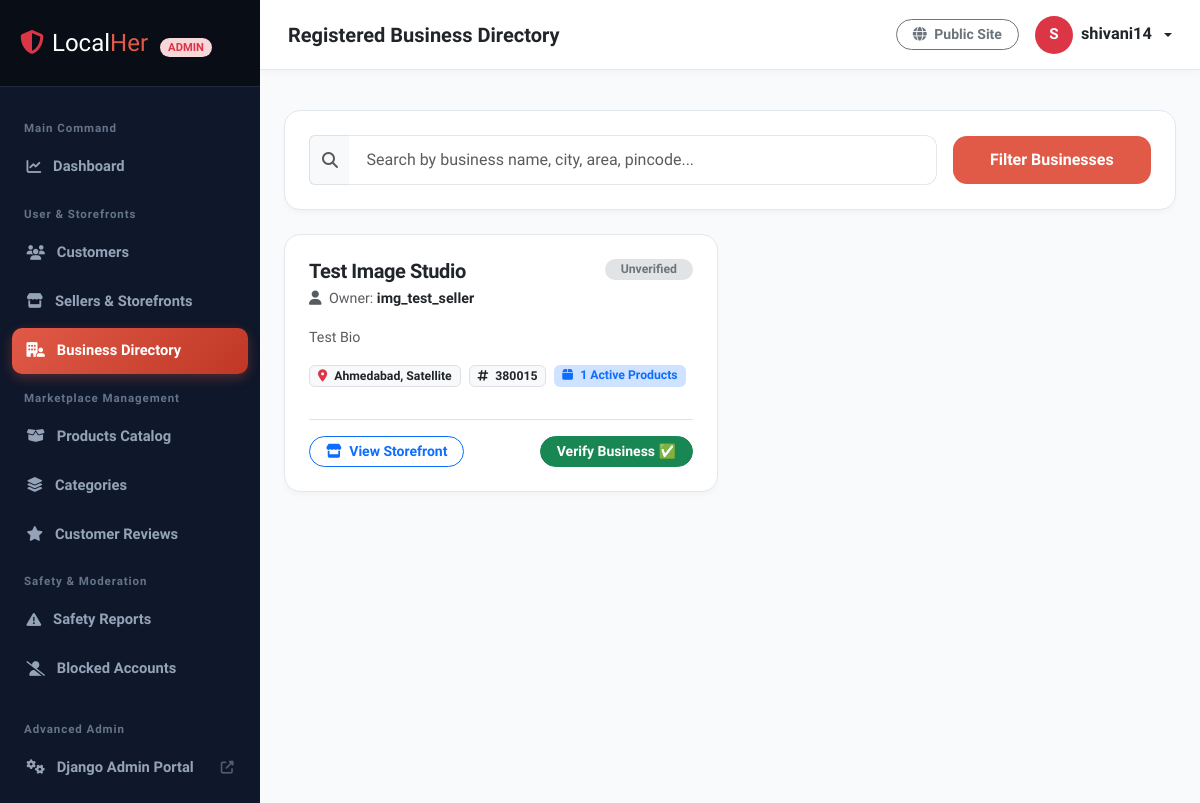
The page /localher-admin/businesses/ (signed in) on the database as committed earlier.
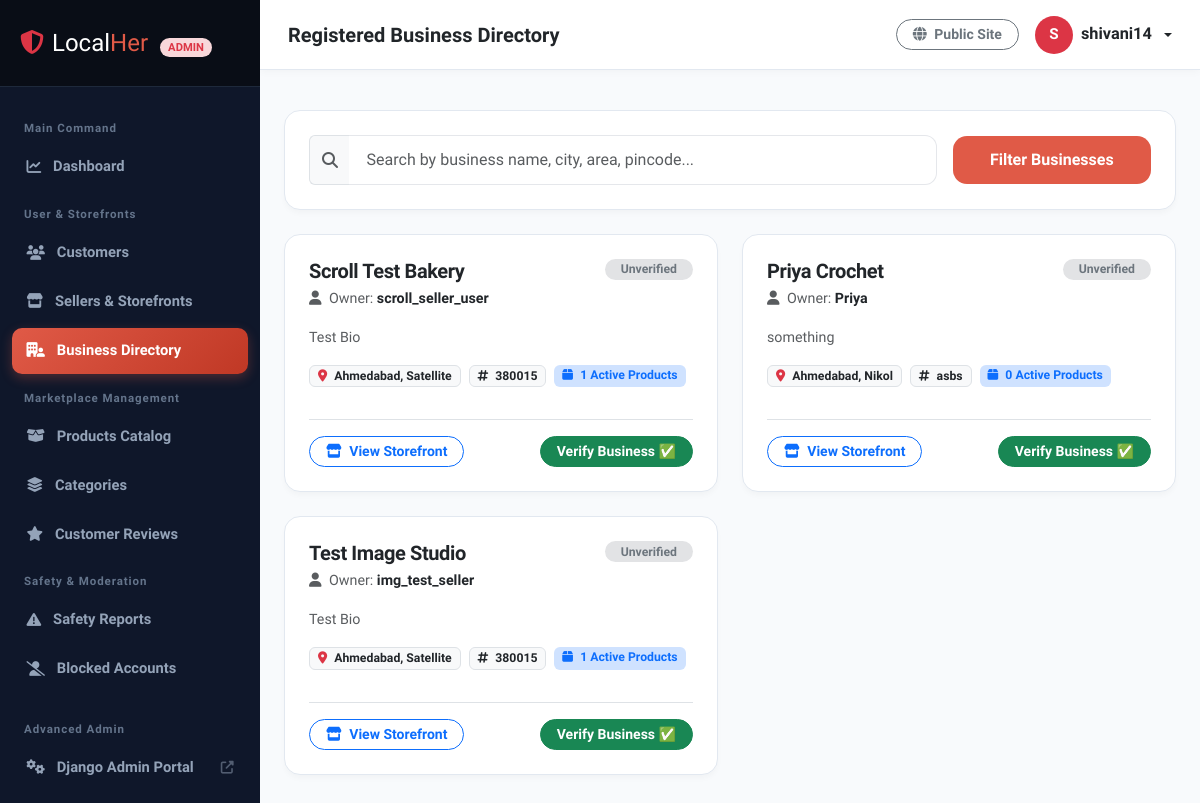
The same page on the database as committed later.
### accounts/models.py (models this page shows, shortened)
class SellerProfile(models.Model):
    user = models.OneToOneField(User, on_delete=models.CASCADE, related_name='seller_profile')
    business_name = models.CharField(max_length=200)
    slug = models.SlugField(max_length=220, unique=True, blank=True)
    bio = models.TextField(blank=True, help_text="Short description of your business and story.")
    cover_image = models.ImageField(upload_to='profiles/sellers/covers/', blank=True, null=True)
    whatsapp_number = models.CharField(max_length=15, blank=True, help_text="WhatsApp number for direct customer orders/inquiries.")
    address = models.TextField(blank=True)
    city = models.CharField(max_length=100)
    area = models.CharField(max_length=100)
    pincode = models.CharField(max_length=10)
    is_verified = models.BooleanField(default=False, help_text="Admin verification badge for trust.")
    created_at = models.DateTimeField(auto_now_add=True)
    updated_at = models.DateTimeField(auto_now=True)

class User(AbstractUser):
    phone_number = models.CharField(max_length=15, blank=True, help_text="Contact phone number")
    is_seller = models.BooleanField(default=False, help_text="Designates whether the user runs a business on LocalHer.")
    city = models.CharField(max_length=100, blank=True)
    area = models.CharField(max_length=100, blank=True)
    pincode = models.CharField(max_length=10, blank=True)
    profile_picture = models.ImageField(upload_to='profiles/users/', blank=True, null=True)

### admin_dashboard/views.py (the view, shortened to what this page needs)
# urls.py: path('businesses/', views.businesses_list, name='businesses'),
@superuser_required
def businesses_list(request):
    query = request.GET.get('q', '').strip()
    businesses = SellerProfile.objects.select_related('user').annotate(
        product_count=Count('products')
    ).order_by('-created_at')
    context = {
        'businesses': businesses,
        'query': query,
    }
    return render(request, 'admin_dashboard/businesses.html', context)

### orders/context_processors.py (called while the page is built)
def cart_processor(request):
    if request.user.is_authenticated:
        cart_count = CartItem.objects.filter(user=request.user).count()
        favorite_ids = set(Favorite.objects.filter(user=request.user).values_list('product_id', flat=True))
    else:
        cart_count = 0
        favorite_ids = set()
    return {
        'cart_count': cart_count,
        'user_favorite_product_ids': favorite_ids,
    }

### templates/admin_dashboard/businesses.html (shortened to what this page needs)
{% extends 'admin_dashboard/base_admin.html' %}
{% block page_heading %}Registered Business Directory{% endblock %}
{% block content %}
<div class="lh-admin-card p-4 mb-4">
    <form method="GET" action="" class="row g-3 align-items-center">
        <div class="col-md-9">
            <div class="input-group">
                <span class="input-group-text bg-light border-end-0"><i class="fa-solid fa-magnifying-glass text-muted"></i></span>
                <input type="text" name="q" value="{{ query }}" class="form-control border-start-0" placeholder="Search by business name, city, area, pincode...">
            </div>
        </div>
        <div class="col-md-3">
            <button type="submit" class="btn btn-lh-accent w-100 fw-semibold">Filter Businesses</button>
        </div>
    </form>
</div>
<div class="row g-4">
    {% for biz in businesses %}
    <div class="col-lg-6">
        <div class="lh-admin-card p-4 h-100 d-flex flex-column justify-content-between">
            <div>
                <div class="d-flex align-items-start justify-content-between mb-3">
                    <div>
                        <h5 class="fw-bold text-dark mb-1">{{ biz.business_name }}</h5>
                        <div class="small text-muted"><i class="fa-solid fa-user me-1"></i> Owner: <strong class="text-dark">{{ biz.user.username }}</strong></div>
                    </div>
                    {% if biz.is_verified %}
                        <span class="badge bg-success-subtle text-success border border-success-subtle px-3 py-1.5 rounded-pill fw-semibold"><i class="fa-solid fa-circle-check me-1"></i> Verified</span>
                    {% else %}
                        <span class="badge bg-secondary-subtle text-secondary px-3 py-1.5 rounded-pill fw-semibold">Unverified</span>
                    {% endif %}
                </div>
                <p class="small text-muted mb-3 leading-relaxed">
                    {{ biz.bio|default:"No business description provided."|truncatewords:25 }}
                </p>
                <div class="d-flex flex-wrap gap-2 mb-3">
                    <span class="badge bg-light text-dark border px-2.5 py-1.5 rounded-2"><i class="fa-solid fa-location-dot text-danger me-1"></i> {{ biz.city }}, {{ biz.area }}</span>
                    <span class="badge bg-light text-dark border px-2.5 py-1.5 rounded-2"><i class="fa-solid fa-hashtag me-1"></i> {{ biz.pincode }}</span>
                    <span class="badge bg-primary-subtle text-primary px-2.5 py-1.5 rounded-2"><i class="fa-solid fa-box me-1"></i> {{ biz.product_count }} Active Products</span>
                </div>
            </div>
            <div class="pt-3 border-top d-flex align-items-center justify-content-between mt-3">
                <a href="{% url 'seller_profile' biz.slug %}" target="_blank" class="btn btn-sm btn-outline-primary rounded-pill px-3 fw-semibold">
                    <i class="fa-solid fa-store me-1"></i> View Storefront
                </a>
                <form method="POST" action="{% url 'admin_dashboard:toggle_seller_verification' biz.id %}" class="d-inline">
                    {% if biz.is_verified %}
                        <button type="submit" class="btn btn-sm btn-outline-secondary rounded-pill px-3 fw-semibold">Unverify</button>
                    {% else %}
                        <button type="submit" class="btn btn-sm btn-success rounded-pill px-3 fw-semibold">Verify Business ✅</button>
                    {% endif %}
                </form>
            </div>
        </div>
    </div>
    {% endfor %}
</div>
{% endblock %}

Rows that differ between the two databases and show on the page:
added SellerProfile: business_name "Scroll Test Bakery", user.username "scroll_seller_user", is_verified "Unverified", bio "Test Bio", city "Ahmedabad", area "Satellite", pincode "380015", product_count "1"
added SellerProfile: business_name "Priya Crochet", user.username "Priya", is_verified "Unverified", bio "something", city "Ahmedabad", area "Nikol", pincode "asbs", product_count "0"
